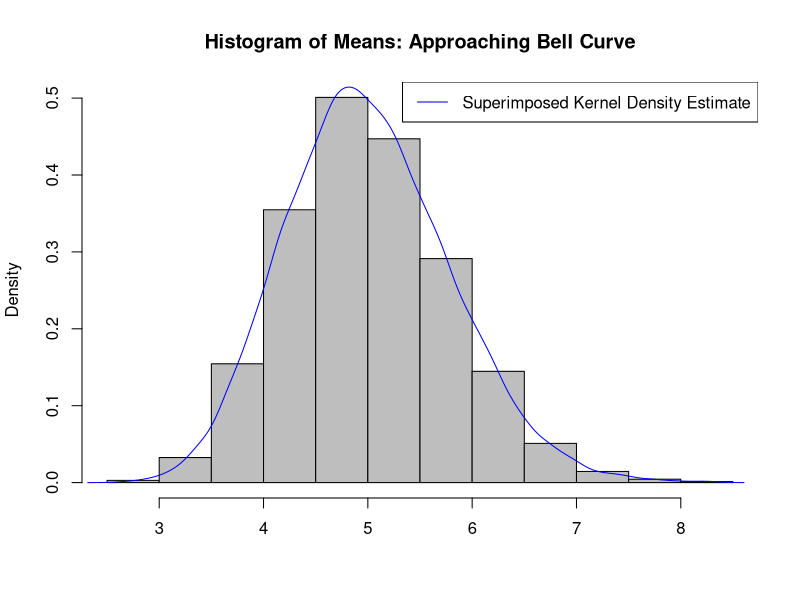

Source code (R):
## ---- chunk 1
lambda <- 0.2
m <- 40
n <- 20000
expMatrix <- matrix(rexp((m*n), lambda) , nrow=n, ncol=m)
## ---- chunk 2
mean_per_sample  <- apply(expMatrix,1,mean)
sd_per_sample  <- apply(expMatrix,1,sd)
## ---- chunk 3
me <- mean(mean_per_sample)
me
1/lambda
## ---- chunk 4
sd <- sd(mean_per_sample)
sd
sd^2
((1/lambda)/sqrt(m))^2
## ---- chunk 5
# histogram of mean(s)
hist(mean_per_sample,freq=FALSE,xlab = "",col="gray",
     main = "Histogram of Means: Approaching Bell Curve")
lines(density(mean_per_sample),col='blue',type='l',lty=1,ylab='distribution values',
      main="Approaching Bell Curve",xlab='')
legend("topright", col = c("blue"),  c("Superimposed Kernel Density Estimate"),  lwd = 1) 
## ---- chunk 6
ci_left  <- mean_per_sample - 1.96*sd_per_sample/sqrt(m)
ci_right <- mean_per_sample + 1.96*sd_per_sample/sqrt(m)
mean(ci_left < 1/lambda & ci_right > 1/lambda)
